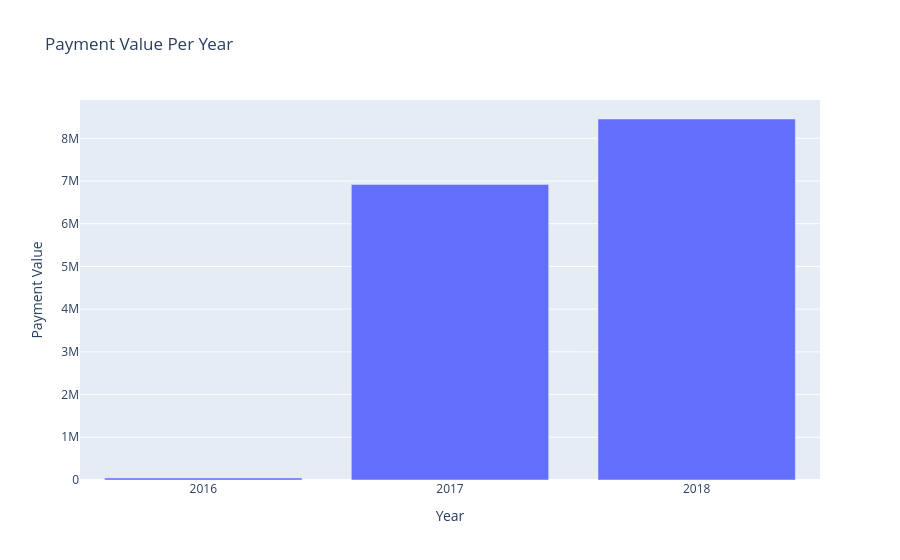

The cell this chart's notebook holds for it:
### Code cell
import plotly.express as px

fig = px.bar(
    x = merged_order_payment_year.index,
    y = merged_order_payment_year["payment_value"],
    title = "Payment Value Per Year",
    labels= {
        "x": "Year",
        "y": "Payment Value"
    }
)

fig.update_xaxes(
    tickvals=[2016, 2017, 2018]
)
fig.show()

### Figure 1 — Plotly figure (JSON) as saved in the notebook; plotly's stock layout.template omitted (floating-point values rounded to 4 significant figures)
{"data": [{"alignmentgroup": "True", "hovertemplate": "Year=%{x}<br>Payment Value=%{y}<extra></extra>", "legendgroup": "", "marker": {"color": "#636efa", "pattern": {"shape": ""}}, "name": "", "offsetgroup": "", "orientation": "v", "showlegend": false, "textposition": "auto", "type": "bar", "x": [2016, 2017, 2018], "xaxis": "x", "y": [47290.0, 6920000.0, 8452000.0], "yaxis": "y"}], "layout": {"barmode": "relative", "legend": {"tracegroupgap": 0}, "title": {"text": "Payment Value Per Year"}, "xaxis": {"anchor": "y", "domain": [0, 1], "tickvals": [2016, 2017, 2018], "title": {"text": "Year"}}, "yaxis": {"anchor": "x", "domain": [0, 1], "title": {"text": "Payment Value"}}}}
